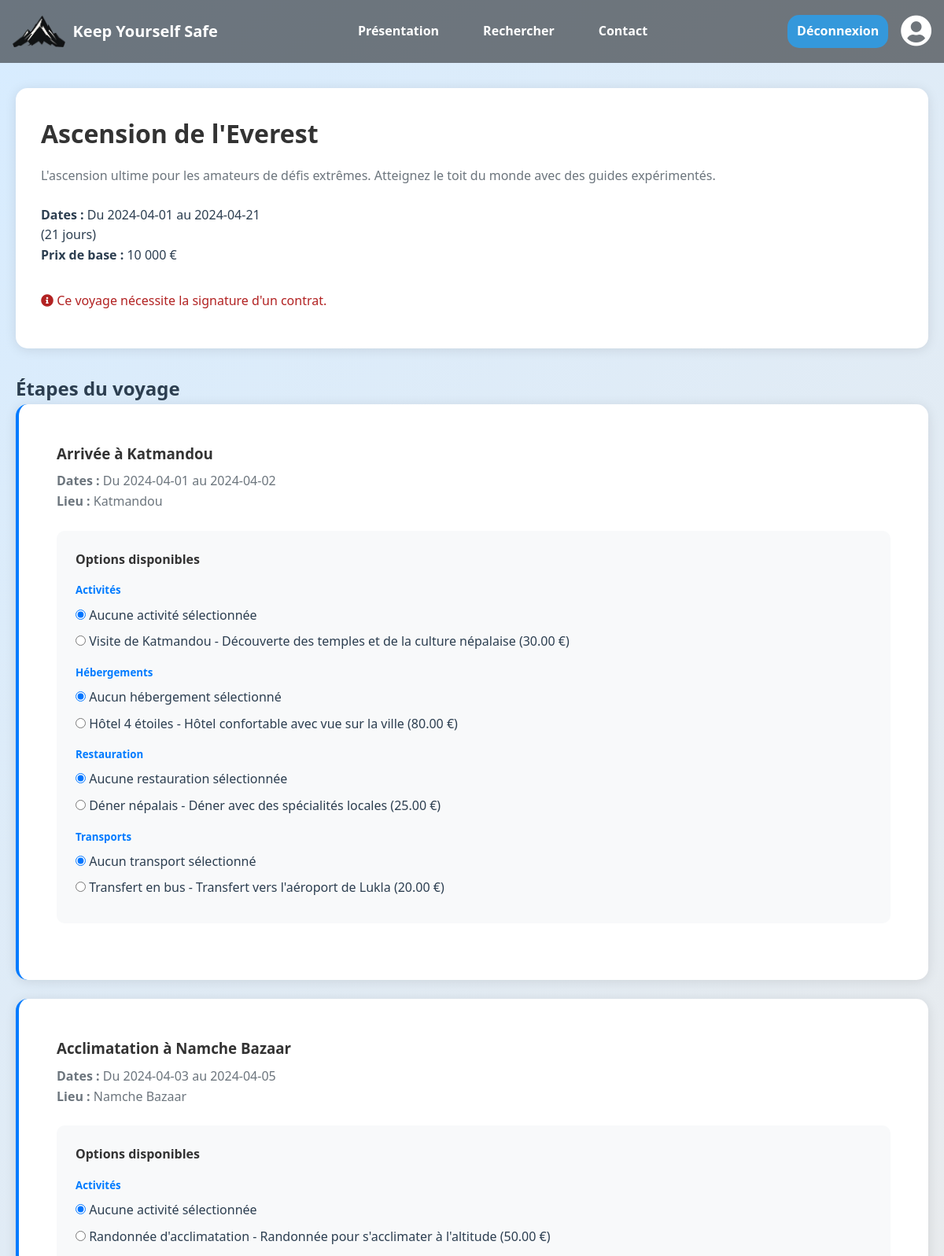
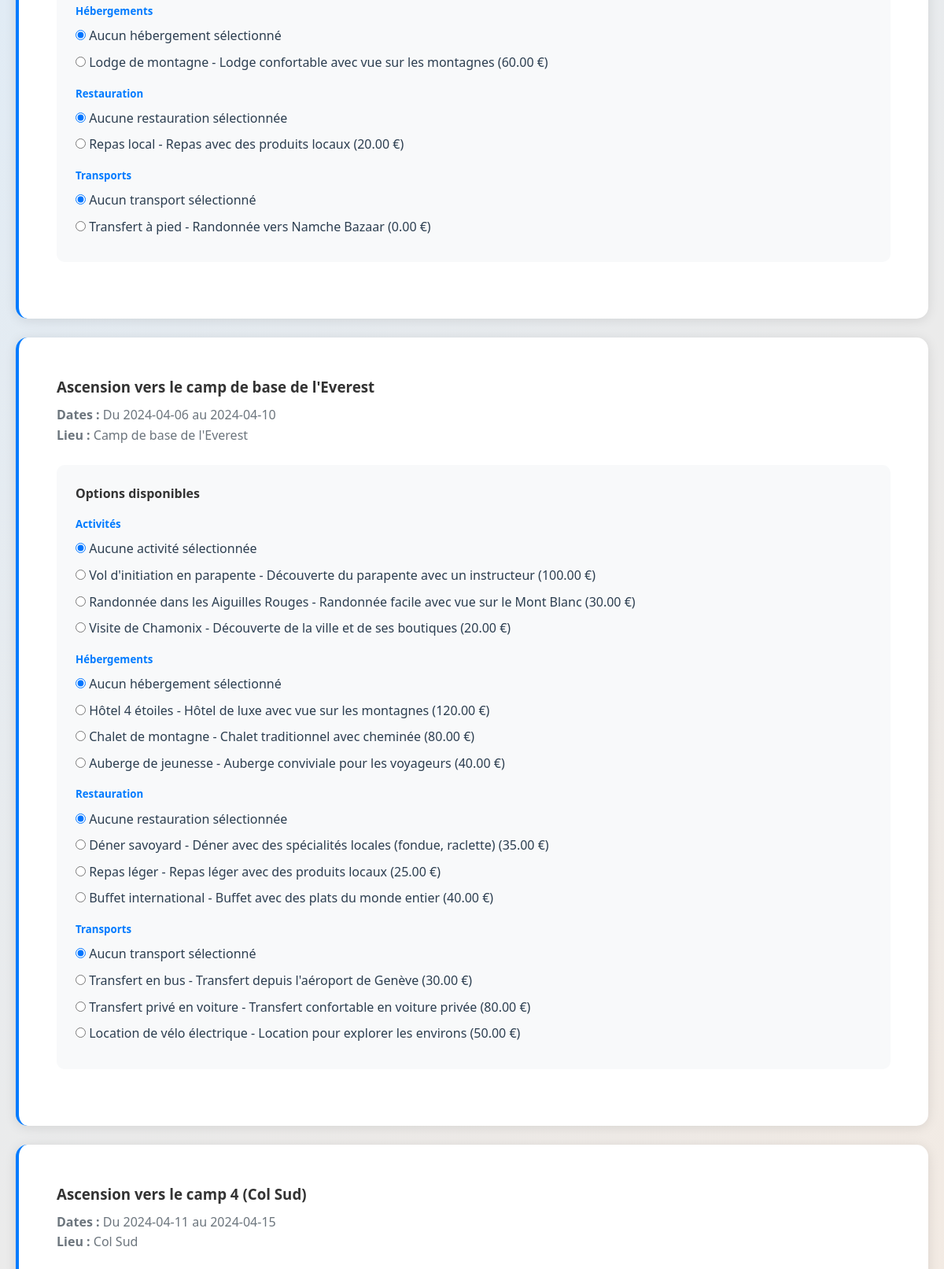
The app's page /details.php?id=1 (signed in, upper part) with its own data (2 pictures, top to bottom).
### tables this page shows
CREATE TABLE `voyages` (
  `id_voyage` int(11) NOT NULL,
  `titre` varchar(255) NOT NULL,
  `description` text DEFAULT NULL,
  `note_moyenne` decimal(3,1) DEFAULT NULL,
  `nb_avis` int(11) DEFAULT NULL,
  `nb_etape` int(11) DEFAULT NULL,
  `contrat` tinyint(1) DEFAULT NULL,
  `date_debut` date DEFAULT NULL,
  `date_fin` date DEFAULT NULL,
  `duree` varchar(50) DEFAULT NULL,
  `prix_total` decimal(10,2) DEFAULT NULL,
  `statut` varchar(50) DEFAULT NULL,
  `personnes_max` int(11) DEFAULT NULL
);

CREATE TABLE `etapes` (
  `id_etape` int(11) NOT NULL,
  `id_voyage` int(11) DEFAULT NULL,
  `titre` varchar(255) DEFAULT NULL,
  `date_arrivee` date DEFAULT NULL,
  `date_depart` date DEFAULT NULL,
  `duree` varchar(50) DEFAULT NULL,
  `gps` varchar(50) DEFAULT NULL,
  `ville` varchar(100) DEFAULT NULL
);

CREATE TABLE `options_etape` (
  `id_option` int(11) NOT NULL,
  `id_etape` int(11) DEFAULT NULL,
  `type_option` enum('activite','hebergement','restauration','transport') DEFAULT NULL,
  `nom` varchar(255) DEFAULT NULL,
  `description` text DEFAULT NULL,
  `prix_par_personne` decimal(10,2) DEFAULT NULL,
  `nombre_personnes_max` int(11) DEFAULT NULL
);

### details.php (the view, shortened to what this page needs)
<?php
$db = Database::getInstance();
$pdo = $db->getConnection();
$voyageId = isset($_GET['id']) ? (int)$_GET['id'] : 0;
$stmt = $pdo->prepare("SELECT * FROM voyages WHERE id_voyage = ?");
$stmt->execute([$voyageId]);
$voyage = $stmt->fetch(PDO::FETCH_ASSOC);
$stmt = $pdo->prepare("SELECT * FROM etapes WHERE id_voyage = ?");
$stmt->execute([$voyageId]);
$etapes = $stmt->fetchAll(PDO::FETCH_ASSOC);
foreach ($etapes as &$etape) {
    $stmt = $pdo->prepare("SELECT * FROM options_etape WHERE id_etape = ?");
    $stmt->execute([$etape['id_etape']]);
    $options = $stmt->fetchAll(PDO::FETCH_ASSOC);
}
$voyage['etapes'] = $etapes;
$voyage['dates'] = [
    'debut' => $voyage['date_debut'],
    'fin'   => $voyage['date_fin'],
    'duree' => $voyage['duree']
];
?>
<!DOCTYPE html>
<html lang="fr">
<head>
    <link rel="stylesheet" type="text/css" href="style.css">
    <link rel="stylesheet" href="https://cdnjs.cloudflare.com/ajax/libs/font-awesome/5.15.4/css/all.min.css">
</head>
<body>
    <nav>
        <div class="nav-left">
            <a href="accueil.php" class="nav-brand">
                <img src="img/logo.png" alt="Logo">
                Keep Yourself Safe
            </a>
        </div>
        <ul class="nav-links">
            <li><a href="presentation.php">Présentation</a></li>
            <li><a href="recherche.php">Rechercher</a></li>
            <li><a href="mailto:contact@kys.fr">Contact</a></li>
        </ul>
        <div class="nav-right">
            <a href="scripts_php/logout.php" class="btn nav-btn">Déconnexion</a>
            <a href="profile.php" class="profile-icon">
                <i class="fas fa-user-circle"></i>
            </a>
        </div>
    </nav>
    <div class="voyage-details-container">
        <div class="voyage-header">
            <h1><?php echo htmlspecialchars($voyage['titre']); ?></h1>
            <p class="lead"><?php echo htmlspecialchars($voyage['description']); ?></p>
            <div class="row">
                <div class="col-md-4">
                    <p><strong>Dates :</strong> Du <?php echo htmlspecialchars($voyage['dates']['debut']); ?> au <?php echo htmlspecialchars($voyage['dates']['fin']); ?><br>
                    (<?php echo htmlspecialchars($voyage['dates']['duree']); ?>)</p>
                </div>
                <div class="col-md-4">
                    <p><strong>Prix de base :</strong> <?php echo number_format($voyage['prix_total'], 0, ',', ' '); ?> €</p>
                </div>
            </div>
            <?php if ($voyage['contrat']): ?>
                <div class="voyage-alert alert">
                    <i class="fas fa-info-circle"></i> Ce voyage nécessite la signature d'un contrat.
                </div>
            <?php endif; ?>
        </div>
        <form method="post">
            <h2 class="mb-4">Étapes du voyage</h2>
            <?php foreach ($voyage['etapes'] as $etape): ?>
                <div class="etape-card">
                    <div class="card-body">
                        <h3 class="card-title"><?php echo htmlspecialchars($etape['titre']); ?></h3>
                        <p class="card-text">
                            <strong>Dates :</strong> Du <?php echo htmlspecialchars($etape['date_arrivee']); ?> au <?php echo htmlspecialchars($etape['date_depart']); ?><br>
                            <strong>Lieu :</strong> <?php echo htmlspecialchars($etape['ville']); ?>
                        </p>
                        <?php if (!empty($etape['options'])): ?>
                            <div class="option-section">
                                <h4>Options disponibles</h4>
                                <?php if (!empty($etape['options']['activites'])): ?>
                                    <div class="mb-3">
                                        <h5>Activités</h5>
                                        <div class="form-check">
                                            <input class="form-check-input" type="radio" name="activite_<?php echo $etape['id_etape']; ?>" id="activite_<?php echo $etape['id_etape']; ?>_none" value="" checked>
                                            <label class="form-check-label" for="activite_<?php echo $etape['id_etape']; ?>_none">
                                                Aucune activité sélectionnée
                                            </label>
                                        </div>
                                        <?php foreach ($etape['options']['activites'] as $activite): ?>
                                            <div class="form-check">
                                                <input class="form-check-input" type="radio" name="activite_<?php echo $etape['id_etape']; ?>" id="activite_<?php echo $etape['id_etape']; ?>_<?php echo $activite['id_option']; ?>" value="<?php echo $activite['id_option']; ?>">
                                                <label class="form-check-label" for="activite_<?php echo $etape['id_etape']; ?>_<?php echo $activite['id_option']; ?>">
                                                    <?php echo htmlspecialchars($activite['nom']); ?> - <?php echo htmlspecialchars($activite['description']); ?> (<?php echo $activite['prix_par_personne']; ?> €)
                                                </label>
                                            </div>
                                        <?php endforeach; ?>
                                    </div>
                                <?php endif; ?>
                                <?php if (!empty($etape['options']['hebergements'])): ?>
                                    <div class="mb-3">
                                        <h5>Hébergements</h5>
                                        <div class="form-check">
                                            <input class="form-check-input" type="radio" name="hebergement_<?php echo $etape['id_etape']; ?>" id="hebergement_<?php echo $etape['id_etape']; ?>_none" value="" checked>
                                            <label class="form-check-label" for="hebergement_<?php echo $etape['id_etape']; ?>_none">
                                                Aucun hébergement sélectionné
                                            </label>
                                        </div>
                                        <?php foreach ($etape['options']['hebergements'] as $heb): ?>
                                            <div class="form-check">
                                                <input class="form-check-input" type="radio" name="hebergement_<?php echo $etape['id_etape']; ?>" id="hebergement_<?php echo $etape['id_etape']; ?>_<?php echo $heb['id_option']; ?>" value="<?php echo $heb['id_option']; ?>">
                                                <label class="form-check-label" for="hebergement_<?php echo $etape['id_etape']; ?>_<?php echo $heb['id_option']; ?>">
                                                    <?php echo htmlspecialchars($heb['nom']); ?> - <?php echo htmlspecialchars($heb['description']); ?> (<?php echo $heb['prix_par_personne']; ?> €)
                                                </label>
                                            </div>
                                        <?php endforeach; ?>
                                    </div>
                                <?php endif; ?>
                                <?php if (!empty($etape['options']['restaurations'])): ?>
                                    <div class="mb-3">
                                        <h5>Restauration</h5>
                                        <div class="form-check">
                                            <input class="form-check-input" type="radio" name="restauration_<?php echo $etape['id_etape']; ?>" id="restauration_<?php echo $etape['id_etape']; ?>_none" value="" checked>
                                            <label class="form-check-label" for="restauration_<?php echo $etape['id_etape']; ?>_none">
                                                Aucune restauration sélectionnée
                                            </label>
                                        </div>
                                        <?php foreach ($etape['options']['restaurations'] as $rest): ?>
                                            <div class="form-check">
                                                <input class="form-check-input" type="radio" name="restauration_<?php echo $etape['id_etape']; ?>" id="restauration_<?php echo $etape['id_etape']; ?>_<?php echo $rest['id_option']; ?>" value="<?php echo $rest['id_option']; ?>">
                                                <label class="form-check-label" for="restauration_<?php echo $etape['id_etape']; ?>_<?php echo $rest['id_option']; ?>">
                                                    <?php echo htmlspecialchars($rest['nom']); ?> - <?php echo htmlspecialchars($rest['description']); ?> (<?php echo $rest['prix_par_personne']; ?> €)
                                                </label>
                                            </div>
                                        <?php endforeach; ?>
                                    </div>
                                <?php endif; ?>
                                <?php if (!empty($etape['options']['transports'])): ?>
                                    <div class="mb-3">
                                        <h5>Transports</h5>
                                        <div class="form-check">
                                            <input class="form-check-input" type="radio" name="transport_<?php echo $etape['id_etape']; ?>" id="transport_<?php echo $etape['id_etape']; ?>_none" value="" checked>
                                            <label class="form-check-label" for="transport_<?php echo $etape['id_etape']; ?>_none">
                                                Aucun transport sélectionné
                                            </label>
                                        </div>
                                        <?php foreach ($etape['options']['transports'] as $trans): ?>
                                            <div class="form-check">
                                                <input class="form-check-input" type="radio" name="transport_<?php echo $etape['id_etape']; ?>" id="transport_<?php echo $etape['id_etape']; ?>_<?php echo $trans['id_option']; ?>" value="<?php echo $trans['id_option']; ?>">
                                                <label class="form-check-label" for="transport_<?php echo $etape['id_etape']; ?>_<?php echo $trans['id_option']; ?>">
                                                    <?php echo htmlspecialchars($trans['nom']); ?> - <?php echo htmlspecialchars($trans['description']); ?> (<?php echo $trans['prix_par_personne']; ?> €)
                                                </label>
                                            </div>
                                        <?php endforeach; ?>
                                    </div>
                                <?php endif; ?>
                            </div>
                        <?php else: ?>
                            <div class="voyage-alert">
                                <i class="fas fa-info-circle"></i> Aucune option disponible pour cette étape.
                            </div>
                        <?php endif; ?>
                    </div>
                </div>
            <?php endforeach; ?>
        </form>
    </div>
</body>
</html>

### style.css (style rules this page uses)
:root { --white: #ffffff; --white-blueish: #d7ecff; --beige: #ffead7; --light-blue: #3498db; --blue: #007bff; --light-gray: #6c757d; --text-color: #333; --dark-bg: #343a40; --text-dark: #2c3e50; --green: #28a745; --yellow: #ffd700; --orange: #FFA500; --red: #E63946; --bred: #B22222; --transition: all 0.3s ease; --shadow: 0 2px 15px rgba(0, 0, 0, 0.1); }
* { margin: 0; padding: 0; box-sizing: border-box; font-family: 'Segoe UI', sans-serif; }
body { background: linear-gradient(135deg, var(--white-blueish) 0%, var(--beige) 100%); min-height: 100vh; color: var(--text-dark); line-height: 1.6; }
nav { background: rgba(0, 0, 0, 0.5); height: 80px; padding: 16px; display: flex; justify-content: space-between; align-items: center; position: sticky; top: 0; z-index: 1000; }
.nav-left { display: flex; align-items: center; }
.nav-brand { display: flex; align-items: center; text-decoration: none; color: white; font-weight: bold; font-size: 20px; }
.nav-brand img { height: 40px; margin-right: 10px; }
.nav-links { list-style: none; display: flex; justify-content: center; gap: 32px; }
.nav-links li a { text-decoration: none; color: white; font-weight: bold; padding: 8px 12px; transition: 0.3s; }
.nav-right { display: flex; align-items: center; gap: 16px; }
.nav-right i { font-size: 40px; color: var(--white); }
.btn { text-decoration: none; text-align: center; white-space: nowrap; display: inline-block; font-weight: bold; color: white; transition: var(--transition); }
.nav-btn { background: var(--light-blue); padding: 8px 12px; border-radius: 15px; }
.card-body { padding: 1.5rem; }
.card-title { color: var(--text-color); margin-bottom: 0.5rem; }
.card-text { color: var(--light-gray); margin-bottom: 1rem; }
.voyage-details-container { max-width: 1200px; margin: 2rem auto; padding: 0 20px; }
.voyage-header { background: white; padding: 2rem; margin-bottom: 2rem; border-radius: 15px; box-shadow: var(--shadow); }
.voyage-header h1 { color: var(--text-color); margin-bottom: 1rem; }
.voyage-header .lead { color: var(--light-gray); margin-bottom: 1.5rem; }
.etape-card { background: white; border-radius: 15px; padding: 1.5rem; margin-bottom: 1.5rem; box-shadow: var(--shadow); border-left: 4px solid var(--blue); transition: var(--transition); }
.option-section { background: #f8f9fa; padding: 1.5rem; border-radius: 10px; margin: 1.5rem 0; }
.option-section h4 { color: var(--text-color); margin-bottom: 1rem; }
.option-section h5 { color: var(--blue); margin: 1rem 0 0.5rem; }
.form-check { margin-bottom: 0.5rem; }
.form-check-label { cursor: pointer; }
.voyage-alert { margin: 1rem 0; }
.alert { color: var(--bred); }

### records on screen
voyages: titre "Ascension de l'Everest", description "L'ascension ultime pour les amateurs de défis extrêmes. Atteignez le toit du monde avec des guides expérimentés.", date_debut "2024-04-01", date_fin "2024-04-21", duree "21 jours", prix_total "10 000"
etapes: titre "Arrivée à Katmandou", date_arrivee "2024-04-01", date_depart "2024-04-02", ville "Katmandou"
options_etape: nom "Visite de Katmandou", description "Découverte des temples et de la culture népalaise", prix_par_personne "30.00"
options_etape: nom "Hôtel 4 étoiles", description "Hôtel confortable avec vue sur la ville", prix_par_personne "80.00"
options_etape: nom "Déner népalais", description "Déner avec des spécialités locales", prix_par_personne "25.00"
options_etape: nom "Transfert en bus", description "Transfert vers l'aéroport de Lukla", prix_par_personne "20.00"
etapes: titre "Acclimatation à Namche Bazaar", date_arrivee "2024-04-03", date_depart "2024-04-05", ville "Namche Bazaar"
options_etape: nom "Randonnée d'acclimatation", description "Randonnée pour s'acclimater à l'altitude", prix_par_personne "50.00"
options_etape: nom "Lodge de montagne", description "Lodge confortable avec vue sur les montagnes", prix_par_personne "60.00"
options_etape: nom "Repas local", description "Repas avec des produits locaux", prix_par_personne "20.00"
options_etape: nom "Transfert à pied", description "Randonnée vers Namche Bazaar", prix_par_personne "0.00"
etapes: titre "Ascension vers le camp de base de l'Everest", date_arrivee "2024-04-06", date_depart "2024-04-10", ville "Camp de base de l'Everest"
options_etape: nom "Vol d'initiation en parapente", description "Découverte du parapente avec un instructeur", prix_par_personne "100.00"
options_etape: nom "Randonnée dans les Aiguilles Rouges", description "Randonnée facile avec vue sur le Mont Blanc", prix_par_personne "30.00"
options_etape: nom "Visite de Chamonix", description "Découverte de la ville et de ses boutiques", prix_par_personne "20.00"
options_etape: nom "Hôtel 4 étoiles", description "Hôtel de luxe avec vue sur les montagnes", prix_par_personne "120.00"
options_etape: nom "Chalet de montagne", description "Chalet traditionnel avec cheminée", prix_par_personne "80.00"
options_etape: nom "Auberge de jeunesse", description "Auberge conviviale pour les voyageurs", prix_par_personne "40.00"
options_etape: nom "Déner savoyard", description "Déner avec des spécialités locales (fondue, raclette)", prix_par_personne "35.00"
options_etape: nom "Repas léger", description "Repas léger avec des produits locaux", prix_par_personne "25.00"
options_etape: nom "Buffet international", description "Buffet avec des plats du monde entier", prix_par_personne "40.00"
options_etape: nom "Transfert en bus", description "Transfert depuis l'aéroport de Genève", prix_par_personne "30.00"
options_etape: nom "Transfert privé en voiture", description "Transfert confortable en voiture privée", prix_par_personne "80.00"
options_etape: nom "Location de vélo électrique", description "Location pour explorer les environs", prix_par_personne "50.00"
etapes: titre "Ascension vers le camp 4 (Col Sud)", date_arrivee "2024-04-11", date_depart "2024-04-15", ville "Col Sud"
